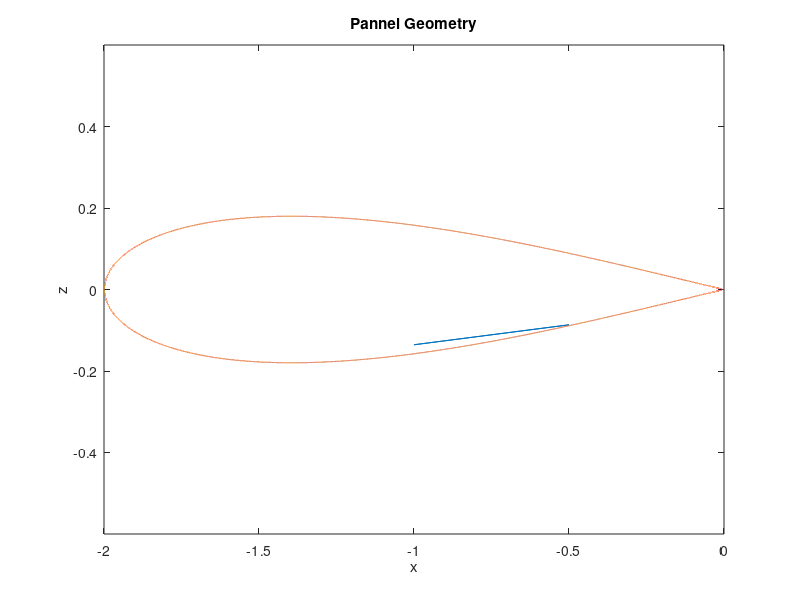

The MATLAB script that drew this image:
clc;

n=8;
dx=4/n;
xi=1:n+1;

for i= 1:n/2
    xi(1,i+1)=xi(1,i)-dx
end
for i= n/2+1:n
    xi(1,i+1)=xi(1,i)+dx
end

%%%%%%%%%%%%%%%%%%%%%%%%%%%%%%%%%%%%%%%%%%%%%%%
%z top
theta = 0.000001:1:deg2rad(180);

e = 0.0721; 
a = 0.574; 
k = 1.889; 
r1 = sqrt((a.*cos(theta)-a).^2+a^2.*(sin(theta)).^2);
r2 = sqrt((a.*cos(theta)-e*a).^2+a^2*(sin(theta)).^2);
theta1 = atan2((a*sin(theta)),(a*cos(theta)-a));
theta2 = atan2((a*sin(theta)),(a*cos(theta)-e.*a));
x = (r1.^k./r2.^(k-1)).*(cos(k.*theta1).*cos((k-1).*theta2)+sin(k.*theta1).*sin((k-1).*theta2));
ztop = (r1.^k./r2.^(k-1)).*(sin(k.*theta1).*cos((k-1).*theta2)-cos(k.*theta1).*sin((k-1).*theta2));

zi=interp1(x,ztop,xi)

%z bottom
theta = deg2rad(181):1:deg2rad(360);

r1 = sqrt((a.*cos(theta)-a).^2+a^2.*(sin(theta)).^2);
r2 = sqrt((a.*cos(theta)-e*a).^2+a^2*(sin(theta)).^2);
theta1 = atan2((a*sin(theta)),(a*cos(theta)-a));
theta2 = atan2((a*sin(theta)),(a*cos(theta)-e.*a));
x = (r1.^k./r2.^(k-1)).*(cos(k.*theta1).*cos((k-1).*theta2)+sin(k.*theta1).*sin((k-1).*theta2));
zbot = (r1.^k./r2.^(k-1)).*(sin(k.*theta1).*cos((k-1).*theta2)-cos(k.*theta1).*sin((k-1).*theta2));

zi=interp1(x,zbot,xi)

%zeta=.5*(xi+x(i+1))
%eta=.5*(zi+z(i+1))
%rij=(((zetai-zetaj).^2)+((etai-etaj).^2)).^.5
%phiij=atan2((etaj-etai)./(zetaj-zetai))
%thetai=atan2((z(i+1)-zi)./(x(i+1)-x))
%cij=(ds.*sin(thetai-phiij))./(2*pi.*rij)
%cijbar ?
%ds ?



%%%%%%%%%%

figure(n)
plot(xi,zi);
title('Pannel Geometry')
xlabel 'x';
ylabel 'z';

xlim([-2 0])
ylim([-.6 .6])
hold on


theta = 0.000001:0.0001:deg2rad(360);
e = 0.0721; 
a = 0.574; 
k = 1.889; 
r1 = sqrt((a.*cos(theta)-a).^2+a^2.*(sin(theta)).^2);
r2 = sqrt((a.*cos(theta)-e*a).^2+a^2*(sin(theta)).^2);
theta1 = atan2((a*sin(theta)),(a*cos(theta)-a));
theta2 = atan2((a*sin(theta)),(a*cos(theta)-e.*a));
x = (r1.^k./r2.^(k-1)).*(cos(k.*theta1).*cos((k-1).*theta2)+sin(k.*theta1).*sin((k-1).*theta2));
z = (r1.^k./r2.^(k-1)).*(sin(k.*theta1).*cos((k-1).*theta2)-cos(k.*theta1).*sin((k-1).*theta2));

plot (x,z)





